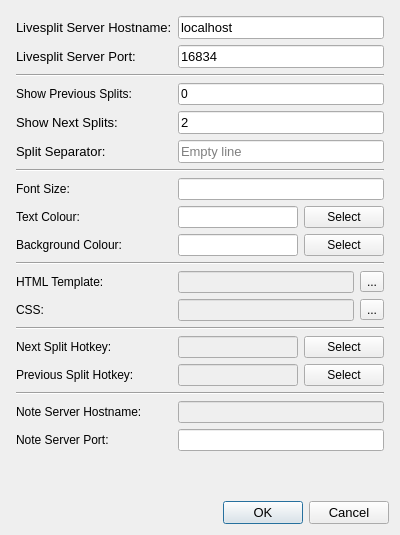
<?xml version="1.0" encoding="UTF-8"?>
<ui version="4.0">
 <class>ServerSettings</class>
 <widget class="QDialog" name="ServerSettings">
  <property name="geometry">
   <rect>
    <x>0</x>
    <y>0</y>
    <width>400</width>
    <height>535</height>
   </rect>
  </property>
  <property name="windowTitle">
   <string>Dialog</string>
  </property>
  <layout class="QGridLayout" name="gridLayout">
   <item row="0" column="0">
    <layout class="QFormLayout" name="formLayout">
     <property name="leftMargin">
      <number>5</number>
     </property>
     <property name="topMargin">
      <number>5</number>
     </property>
     <property name="rightMargin">
      <number>5</number>
     </property>
     <property name="bottomMargin">
      <number>5</number>
     </property>
     <item row="0" column="0">
      <widget class="QLabel" name="hostname_label">
       <property name="font">
        <font>
         <pointsize>10</pointsize>
        </font>
       </property>
       <property name="text">
        <string>Livesplit Server Hostname:</string>
       </property>
      </widget>
     </item>
     <item row="0" column="1">
      <widget class="QLineEdit" name="hostname_edit">
       <property name="font">
        <font>
         <pointsize>10</pointsize>
        </font>
       </property>
       <property name="text">
        <string>localhost</string>
       </property>
      </widget>
     </item>
     <item row="1" column="0">
      <widget class="QLabel" name="port_label">
       <property name="font">
        <font>
         <pointsize>10</pointsize>
        </font>
       </property>
       <property name="text">
        <string>Livesplit Server Port:</string>
       </property>
      </widget>
     </item>
     <item row="1" column="1">
      <widget class="QLineEdit" name="port_edit">
       <property name="font">
        <font>
         <pointsize>10</pointsize>
        </font>
       </property>
       <property name="text">
        <string>16834</string>
       </property>
      </widget>
     </item>
     <item row="2" column="0" colspan="2">
      <widget class="Line" name="line_1">
       <property name="orientation">
        <enum>Qt::Horizontal</enum>
       </property>
      </widget>
     </item>
     <item row="3" column="0">
      <widget class="QLabel" name="previous_label">
       <property name="text">
        <string>Show Previous Splits:</string>
       </property>
      </widget>
     </item>
     <item row="3" column="1">
      <widget class="QLineEdit" name="previous_edit">
       <property name="text">
        <string>0</string>
       </property>
      </widget>
     </item>
     <item row="4" column="0">
      <widget class="QLabel" name="advance_label">
       <property name="font">
        <font>
         <pointsize>10</pointsize>
        </font>
       </property>
       <property name="text">
        <string>Show Next Splits:</string>
       </property>
      </widget>
     </item>
     <item row="4" column="1">
      <widget class="QLineEdit" name="advance_edit">
       <property name="font">
        <font>
         <pointsize>10</pointsize>
        </font>
       </property>
       <property name="text">
        <string>2</string>
       </property>
      </widget>
     </item>
     <item row="5" column="0">
      <widget class="QLabel" name="separator_label">
       <property name="font">
        <font>
         <pointsize>10</pointsize>
        </font>
       </property>
       <property name="text">
        <string>Split Separator:</string>
       </property>
      </widget>
     </item>
     <item row="5" column="1">
      <widget class="QLineEdit" name="separator_edit">
       <property name="font">
        <font>
         <pointsize>10</pointsize>
        </font>
       </property>
       <property name="toolTip">
        <string>Leave blank for empty line as separator</string>
       </property>
       <property name="placeholderText">
        <string>Empty line</string>
       </property>
      </widget>
     </item>
     <item row="6" column="0" colspan="2">
      <widget class="Line" name="line_2">
       <property name="orientation">
        <enum>Qt::Horizontal</enum>
       </property>
      </widget>
     </item>
     <item row="7" column="0">
      <widget class="QLabel" name="fontsize_label">
       <property name="text">
        <string>Font Size:</string>
       </property>
      </widget>
     </item>
     <item row="7" column="1">
      <widget class="QLineEdit" name="fontsize_edit"/>
     </item>
     <item row="8" column="0">
      <widget class="QLabel" name="textcolor_label">
       <property name="text">
        <string>Text Colour:</string>
       </property>
      </widget>
     </item>
     <item row="8" column="1">
      <layout class="QHBoxLayout" name="textcolor_layout">
       <item>
        <widget class="QLineEdit" name="textcolor_edit"/>
       </item>
       <item>
        <widget class="QPushButton" name="textcolor_button">
         <property name="text">
          <string>Select</string>
         </property>
        </widget>
       </item>
      </layout>
     </item>
     <item row="9" column="0">
      <widget class="QLabel" name="bgcolor_label">
       <property name="text">
        <string>Background Colour:</string>
       </property>
      </widget>
     </item>
     <item row="9" column="1">
      <layout class="QHBoxLayout" name="bgcolor_layout">
       <item>
        <widget class="QLineEdit" name="bgcolor_edit"/>
       </item>
       <item>
        <widget class="QPushButton" name="bgcolor_button">
         <property name="text">
          <string>Select</string>
         </property>
        </widget>
       </item>
      </layout>
     </item>
     <item row="10" column="0" colspan="2">
      <widget class="Line" name="line_3">
       <property name="orientation">
        <enum>Qt::Horizontal</enum>
       </property>
      </widget>
     </item>
     <item row="11" column="0">
      <widget class="QLabel" name="htmltemplate_label">
       <property name="text">
        <string>HTML Template:</string>
       </property>
      </widget>
     </item>
     <item row="11" column="1">
      <layout class="QHBoxLayout" name="horizontalLayout">
       <item>
        <widget class="QLineEdit" name="htmltemplate_edit">
         <property name="enabled">
          <bool>false</bool>
         </property>
        </widget>
       </item>
       <item>
        <widget class="QToolButton" name="htmltemplate_button">
         <property name="text">
          <string>...</string>
         </property>
        </widget>
       </item>
      </layout>
     </item>
     <item row="12" column="0">
      <widget class="QLabel" name="css_label">
       <property name="text">
        <string>CSS:</string>
       </property>
      </widget>
     </item>
     <item row="12" column="1">
      <layout class="QHBoxLayout" name="horizontalLayout_2">
       <item>
        <widget class="QLineEdit" name="css_edit">
         <property name="enabled">
          <bool>false</bool>
         </property>
        </widget>
       </item>
       <item>
        <widget class="QToolButton" name="css_button">
         <property name="text">
          <string>...</string>
         </property>
        </widget>
       </item>
      </layout>
     </item>
     <item row="13" column="0" colspan="2">
      <widget class="Line" name="line">
       <property name="orientation">
        <enum>Qt::Horizontal</enum>
       </property>
      </widget>
     </item>
     <item row="14" column="0">
      <widget class="QLabel" name="nextsplitkey_label">
       <property name="text">
        <string>Next Split Hotkey:</string>
       </property>
      </widget>
     </item>
     <item row="14" column="1">
      <layout class="QHBoxLayout" name="horizontalLayout_3">
       <item>
        <widget class="QLineEdit" name="nextsplitkey_edit">
         <property name="enabled">
          <bool>false</bool>
         </property>
        </widget>
       </item>
       <item>
        <widget class="QPushButton" name="nextsplitkey_button">
         <property name="text">
          <string>Select</string>
         </property>
        </widget>
       </item>
      </layout>
     </item>
     <item row="15" column="0">
      <widget class="QLabel" name="previoussplitkey_label">
       <property name="text">
        <string>Previous Split Hotkey:</string>
       </property>
      </widget>
     </item>
     <item row="15" column="1">
      <layout class="QHBoxLayout" name="horizontalLayout_4">
       <item>
        <widget class="QLineEdit" name="previoussplitkey_edit">
         <property name="enabled">
          <bool>false</bool>
         </property>
        </widget>
       </item>
       <item>
        <widget class="QPushButton" name="previoussplitkey_button">
         <property name="text">
          <string>Select</string>
         </property>
        </widget>
       </item>
      </layout>
     </item>
     <item row="17" column="0">
      <widget class="QLabel" name="noteserverhost_label">
       <property name="text">
        <string>Note Server Hostname:</string>
       </property>
      </widget>
     </item>
     <item row="17" column="1">
      <widget class="QLineEdit" name="noteserverhost_edit">
       <property name="enabled">
        <bool>false</bool>
       </property>
      </widget>
     </item>
     <item row="18" column="0">
      <widget class="QLabel" name="noteserverport_label">
       <property name="text">
        <string>Note Server Port:</string>
       </property>
      </widget>
     </item>
     <item row="18" column="1">
      <widget class="QLineEdit" name="noteserverport_edit"/>
     </item>
     <item row="16" column="0" colspan="2">
      <widget class="Line" name="line_4">
       <property name="orientation">
        <enum>Qt::Horizontal</enum>
       </property>
      </widget>
     </item>
    </layout>
   </item>
   <item row="1" column="0">
    <widget class="QDialogButtonBox" name="confirm_cancel_box">
     <property name="font">
      <font>
       <pointsize>10</pointsize>
      </font>
     </property>
     <property name="orientation">
      <enum>Qt::Horizontal</enum>
     </property>
     <property name="standardButtons">
      <set>QDialogButtonBox::Cancel|QDialogButtonBox::Ok</set>
     </property>
    </widget>
   </item>
  </layout>
 </widget>
 <tabstops>
  <tabstop>hostname_edit</tabstop>
  <tabstop>port_edit</tabstop>
  <tabstop>previous_edit</tabstop>
  <tabstop>advance_edit</tabstop>
  <tabstop>separator_edit</tabstop>
  <tabstop>fontsize_edit</tabstop>
  <tabstop>textcolor_edit</tabstop>
  <tabstop>textcolor_button</tabstop>
  <tabstop>bgcolor_edit</tabstop>
  <tabstop>bgcolor_button</tabstop>
  <tabstop>htmltemplate_edit</tabstop>
  <tabstop>htmltemplate_button</tabstop>
  <tabstop>css_edit</tabstop>
  <tabstop>css_button</tabstop>
  <tabstop>nextsplitkey_edit</tabstop>
  <tabstop>nextsplitkey_button</tabstop>
  <tabstop>previoussplitkey_edit</tabstop>
  <tabstop>previoussplitkey_button</tabstop>
  <tabstop>noteserverhost_edit</tabstop>
  <tabstop>noteserverport_edit</tabstop>
 </tabstops>
 <resources/>
 <connections/>
</ui>
